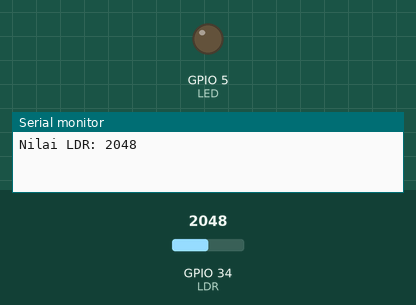
Simulated run of this sketch. Board: ESP32. On the bench: output pins drawn as LEDs (lit = HIGH), the last lines printed to the serial monitor. Inputs (shaded band) come from the test bench; at power-on: GPIO 34 (LDR) = 2048. WiFi joins after 1.5 s; servers stay silent unless stated.

Above: at 3.0 s.
3.1 s: GPIO 34 (LDR) set to 1049
5.0 s: GPIO 34 (LDR) set to 951
At 6.8 s:
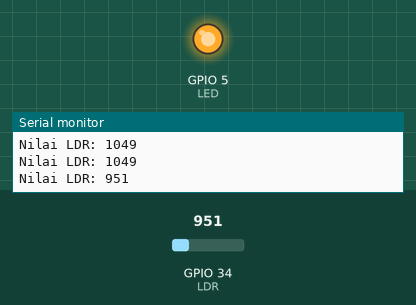
7.3 s: GPIO 34 (LDR) set to 1040
At 8.3 s:
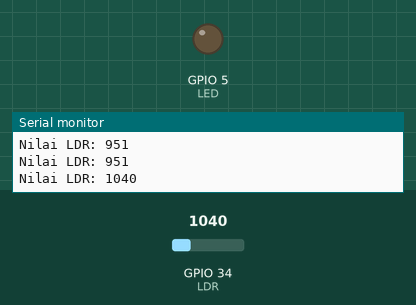
9.3 s: GPIO 34 (LDR) set to 960
At 11.0 s:
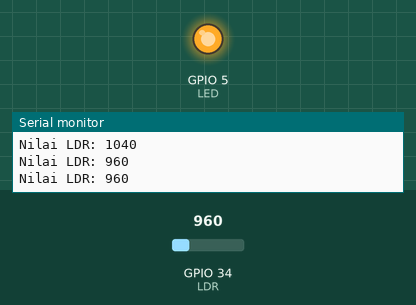
Timing chart, 0 to 12.3 s (numbered marks = the images above; inputs shaded):
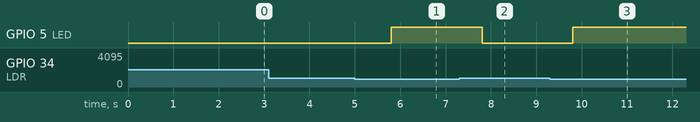

Measured:
- the behaviour switches between 1000 and 999 on GPIO 34 (LDR) (found by bisection; images 0 and 1)
- after the input at 5.0 s, GPIO 5 (LED): LOW → HIGH after 0.80 s
- after the input at 7.3 s, GPIO 5 (LED): HIGH → LOW after 0.50 s
- after the input at 9.3 s, GPIO 5 (LED): LOW → HIGH after 0.50 s

The sketch:

3_ldr_lampu.ino
```cpp
#define BLYNK_TEMPLATE_ID "ISI_TEMPLATE_ID"
#define BLYNK_TEMPLATE_NAME "Lampu Otomatis"
#define BLYNK_AUTH_TOKEN "ISI_AUTH_TOKEN"

#include <WiFi.h>
#include <BlynkSimpleEsp32.h>

char ssid[] = "Wokwi-GUEST";
char pass[] = "";

#define LDR 34
#define LED 5

int batasGelap = 1000;
bool modeManual = false;
int statusManual = 0;

BlynkTimer timer;

BLYNK_WRITE(V2) {
  modeManual = param.asInt();
}

BLYNK_WRITE(V3) {
  statusManual = param.asInt();
}

BLYNK_WRITE(V4) {
  batasGelap = param.asInt();
}

void sendSensor() {
  int nilaiCahaya = analogRead(LDR);
  Blynk.virtualWrite(V0, nilaiCahaya);

  if (modeManual) {
    digitalWrite(LED, statusManual);
    Blynk.virtualWrite(V1, statusManual);
  } else {
    if (nilaiCahaya < batasGelap) {
      digitalWrite(LED, HIGH);
      Blynk.virtualWrite(V1, 1);
    } else {
      digitalWrite(LED, LOW);
      Blynk.virtualWrite(V1, 0);
    }
  }

  Serial.print("Nilai LDR: ");
  Serial.println(nilaiCahaya);
}

void setup() {
  Serial.begin(115200);
  pinMode(LED, OUTPUT);

  Blynk.begin(BLYNK_AUTH_TOKEN, ssid, pass);
  timer.setInterval(1000L, sendSensor);
}

void loop() {
  Blynk.run();
  timer.run();
}
```
